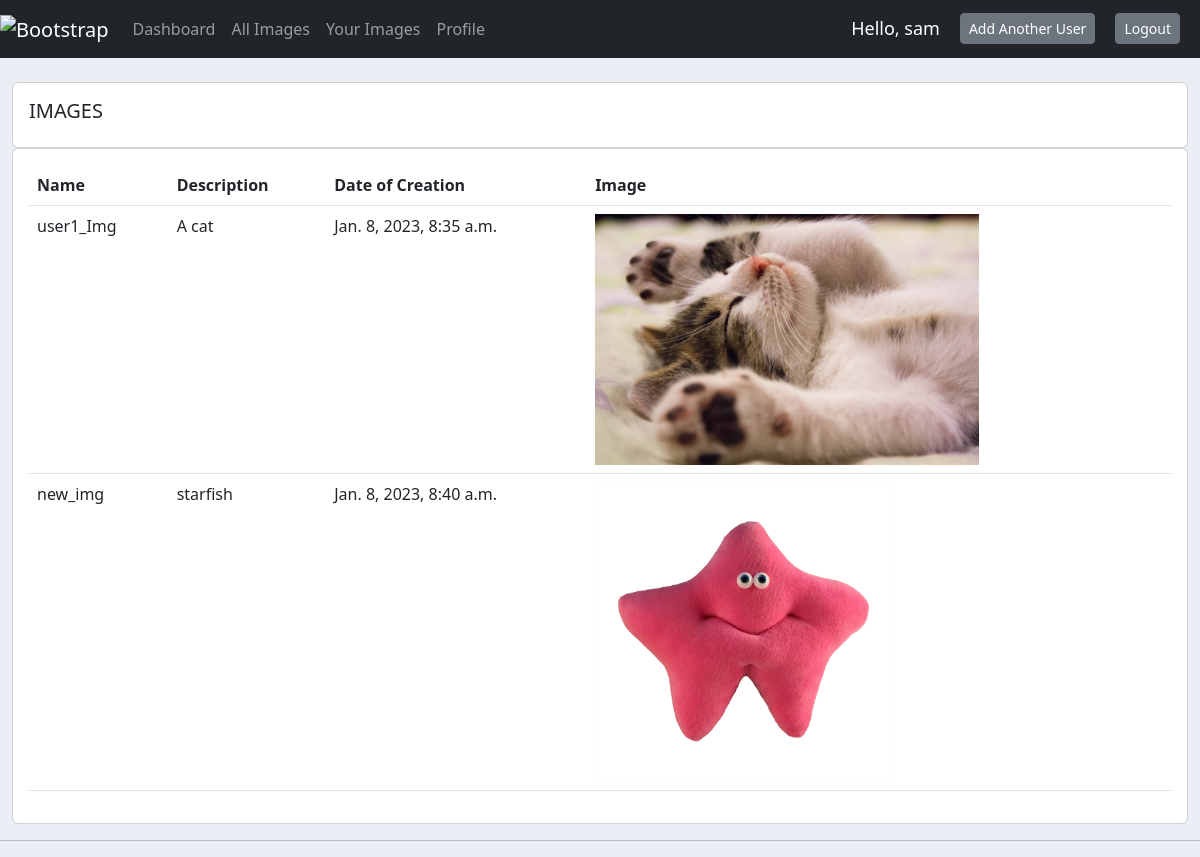
The page /images/ (signed in) on the database its author committed.
### mainapp/models.py (models this page shows, shortened)
class Images(models.Model):
    name = models.CharField(max_length=200, null=True)
    description = models.CharField(max_length=200, null=True)
    image = models.ImageField(upload_to='images', null=True)
    customer = models.ForeignKey(
        Customer, null=True, on_delete=models.SET_NULL)
    date_created = models.DateTimeField(auto_now_add=True, null=True)

### mainapp/decorators.py (the view)
        def wrapper_func(request, *args, **kwargs):
            return view_func(request, *args, **kwargs)

### mainapp/views.py (called while the page is built)
@login_required(login_url='login')
@allowed_users(allowed_roles=['admin', 'customer'])
def images(request):
    images = Images.objects.all()
    return render(request, 'mainapp/products.html', {'images': images})

### mainapp/templates/mainapp/products.html
{% extends 'mainapp/main.html' %} {% block content %}
<br />
<div class="row">
	<div class="col-md">
		<div class="card card-body">
			<h5>IMAGES</h5>
		</div>
		<div class="card card-body">
			<table class="table">
				<tr>
					<th>Name</th>
					<th>Description</th>
					<th>Date of Creation</th>
					<th>Image</th>
				</tr>
				{% for i in images %}
				<tr>
					<td>{{i.name}}</td>
					<td>{{i.description}}</td>
					<td>{{i.date_created}}</td>
					<td>
						<img
							src="{{i.image.url}}"
							alt="content"
							style="max-height: 300px"
						/>
					</td>
				</tr>
				{% endfor %}
			</table>
		</div>
	</div>
</div>
{% endblock content %}

### mainapp/templates/mainapp/main.html (shortened to what this page needs)
{% load static %}
<!DOCTYPE html>
<html lang="en">
	<head>
		<link
			href="https://cdn.jsdelivr.net/npm/bootstrap@5.3.0-alpha1/dist/css/bootstrap.min.css"
			rel="stylesheet"
		/>
		<link
			rel="stylesheet"
			type="text/css"
			href="{% static '/css/main.css' %}"
		/>
	</head>
	<body>
		{% include 'mainapp/navbar.html' %}
		<div class="container-fluid">{% block content %}{% endblock %}</div>
		<hr />
	</body>
</html>

### mainapp/templates/mainapp/navbar.html (shortened to what this page needs)
{% load static %}
<nav class="navbar navbar-expand-lg navbar-dark bg-dark">
	<a class="navbar-brand" href="#"
		><img
			src="https://images.unsplash.com/photo-1670967989217-76711b8058b3?ixlib=rb-4.0.3&ixid=MnwxMjA3fDB8MHx0b3BpYy1mZWVkfDN8aVVJc25WdGpCMFl8fGVufDB8fHx8&auto=format&fit=crop&w=500&q=60"
			alt="Bootstrap"
			width="30"
			height="24"
	/></a>
	<div class="collapse navbar-collapse" id="navbarNav">
		<ul class="navbar-nav">
			<li class="nav-item active">
				<a class="nav-link" href="{% url 'home' %}">Dashboard</a>
			</li>
			<li class="nav-item active">
				<a class="nav-link" href="{% url 'images' %}">All Images</a>
			</li>
			<li class="nav-item active">
				<a class="nav-link" href="{% url 'user' %}">Your Images</a>
			</li>
			<li class="nav-item">
				<a class="nav-link" href="{% url 'account' %}">Profile</a>
			</li>
		</ul>
	</div>
	<span class="hello-msg">Hello, {{request.user}}</span>
	<a
		class="btn btn-secondary btn-sm"
		style="margin-right: 20px"
		href="{%url 'logout' %}"
		>Add Another User</a
	>
	<span
		><a
			class="btn btn-secondary btn-sm"
			style="margin-right: 20px"
			href="{%url 'logout' %}"
			>Logout</a
		></span
	>
</nav>

### dbmsproj/static/css/main.css (style rules this page uses)
body { background-color: #ebeff5; }

### mainapp/templates/mainapp/main.html (style rules this page uses)
body { background-color: #ebeff5; }

### mainapp/templates/mainapp/navbar.html (style rules this page uses)
.hello-msg { font-size: 18px; color: white; margin-right: 20px; margin-left: 20px; }

### rows shown on the page
Images: name "user1_Img", description "A cat", date_created "Jan. 8, 2023, 8:35 a.m.", image (picture)
Images: name "new_img", description "starfish", date_created "Jan. 8, 2023, 8:40 a.m.", image (picture)

### other values the page prints
{{ request.user }} "sam"
